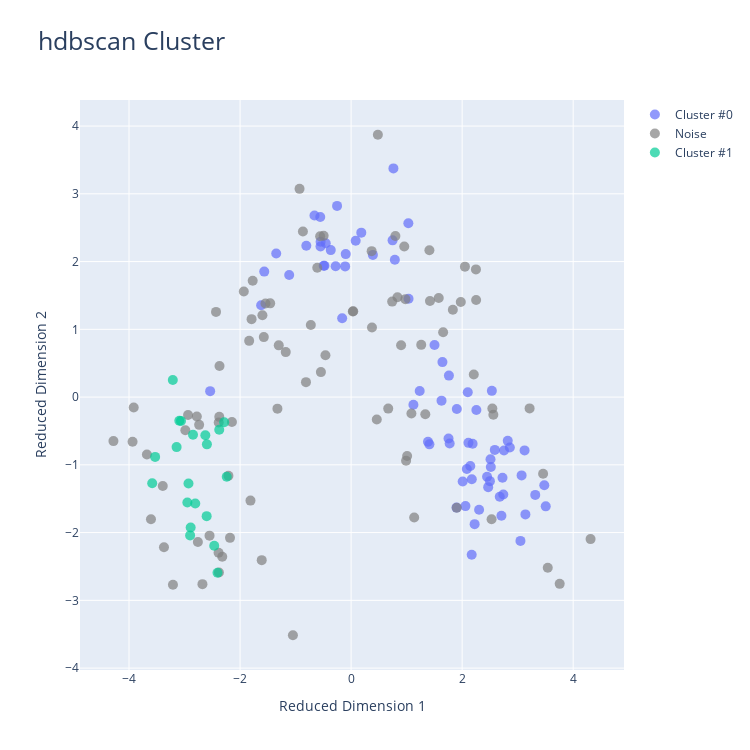

Here is the notebook cell this chart was saved with:
### Markdown cell above
## HDBSCAN

### Code cell
dd.cluster(df, method="hdbscan", viz_backend="plotly")
